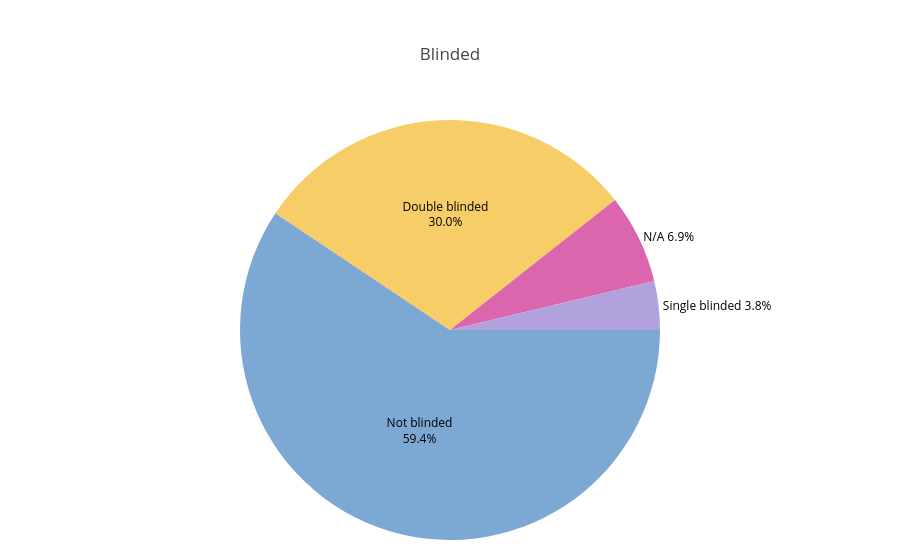

The code cell stored with this chart in its notebook:
### Markdown cell above
## Blinding Status

### Code cell
# Title: Blinding Status Distribution (Pie Chart)
# Description: Visualizes the distribution of blinding status among included studies (current MIS ≥ 5 subset).
#              Cleans labels, aggregates counts, computes percentages with adaptive label placement for readability,
#              renders an interactive Plotly pie chart, and saves it as 'blinded_pie.png'.

# Prepare data
blinded_series = (
    df['Blinded']
    .fillna('N/A')
    .astype(str)
    .str.strip()
)

blinded_counts = blinded_series.value_counts()
blinded_labels = blinded_counts.index.tolist()
blinded_values = blinded_counts.values.tolist()

# Compute percentages and set label positions
blinded_total = sum(blinded_values)
blinded_percentages = [(v / blinded_total) * 100 if blinded_total else 0 for v in blinded_values]
percentages_cutoff = 10
blinded_text_positions = ['outside' if p < percentages_cutoff else 'inside' for p in blinded_percentages]
blinded_custom_text = [
    f"{label}<br>{percent:.1f}%" if position == 'inside'
    else f"{label} {percent:.1f}%"
    for label, percent, position in zip(blinded_labels, blinded_percentages, blinded_text_positions)
]

# Build pie chart with style similar to the language chart
blinded_pie = go.Figure(
    data=[
        go.Pie(
            labels=blinded_labels,
            values=blinded_values,
            text=blinded_custom_text,
            textinfo='text',
            textposition=blinded_text_positions,
            insidetextorientation='horizontal',
            sort=False,
            direction='clockwise',
            rotation=90,
        )
    ]
)

blinded_pie.update_traces(
    textfont=dict(size=12, color='black'),
    insidetextfont=dict(color='black'),
)

textfont = dict(size=12, color='black'),
blinded_pie.update_layout(
    title='Blinded',
    showlegend=False,
    margin=dict(t=120, b=20, l=20, r=20)
)

# Display chart and save
blinded_pie.show()
blinded_pie.write_image('blinded_pie.png', width=800, height=600)

### Figure 1 — Plotly figure (JSON) as saved in the notebook; plotly's stock layout.template omitted (floating-point values rounded to 4 significant figures)
{"data": [{"direction": "clockwise", "insidetextorientation": "horizontal", "labels": ["Not blinded", "Double blinded", "N/A", "Single blinded"], "rotation": 90, "sort": false, "text": ["Not blinded<br>59.4%", "Double blinded<br>30.0%", "N/A 6.9%", "Single blinded 3.8%"], "textinfo": "text", "textposition": ["inside", "inside", "outside", "outside"], "values": [95, 48, 11, 6], "type": "pie", "textfont": {"color": "black", "size": 12}, "insidetextfont": {"color": "black"}}], "layout": {"margin": {"t": 120, "b": 20, "l": 20, "r": 20}, "title": {"text": "Blinded"}, "showlegend": false}}
